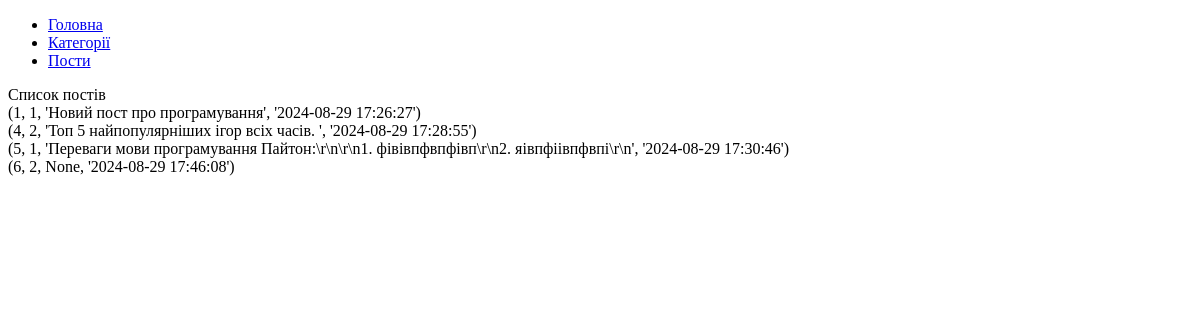
Page /posts on the earlier database version.
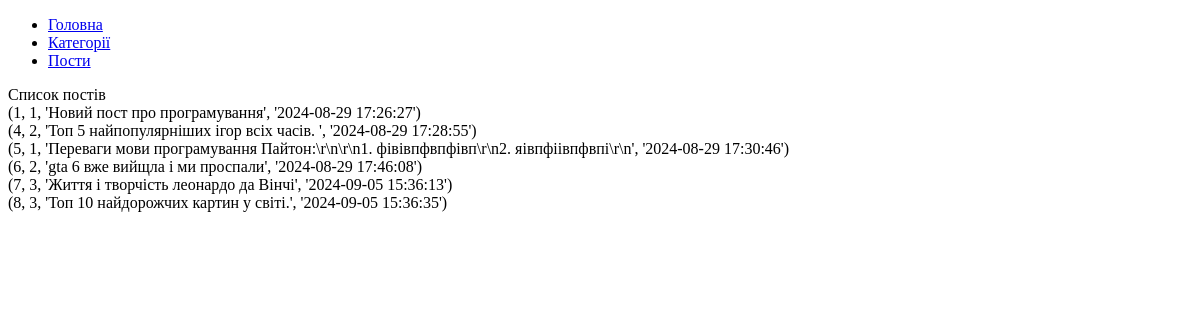
Same page on the later database version.
### tables this page shows
CREATE TABLE post(
	post_id INTEGER PRIMARY KEY AUTOINCREMENT,
	category_id INTEGER, 
	text TEXT,
	datetime TEXT NOT NULL DEFAULT CURRENT_TIMESTAMP,
	
	FOREIGN KEY (category_id) REFERENCES category(category_id)
);

### main.py (the view)
@app.route("/posts")
def post_list():
    return render_template("post_list.html",
                           post_list=db.getPosts())

### db.py (called while the page is built)
def open():
    global conn, cursor
    conn = sqlite3.connect(db_name)
    cursor = conn.cursor()

def close():
    cursor.close()
    conn.close()

def getPosts():
    open()
    cursor.execute("SELECT * FROM post")
    res = cursor.fetchall()
    close()
    return res

### templates/post_list.html
{% extends 'base.html' %}
{% block content %}
    Список постів
    {% for p in post_list %}
        <div>
            {{p}}
        </div>
    {% endfor %}
{% endblock %}

### templates/base.html (shortened to what this page needs)
<!DOCTYPE html>
<html lang="en">
<head>
</head>
<body>
    {% include 'menu.html' %}
    {% block content %}{% endblock %}
</body>
</html>

### templates/menu.html
<nav>
    <ul>
        <li>
            <a href="/">
                Головна
            </a>
        </li>
        <li>
            <a href="/categories">
                Категорії
            </a>
        </li>
        <li>
            <a href="/posts">
                Пости
            </a>
        </li>
    </ul>
</nav>

Differences in the rows shown:
changed post (number 4 of 6 on the later page): p "(6, 2, None, '2024-08-29 17:46:08')" → "(6, 2, 'gta 6 вже вийщла і ми проспали', '2024-08-29 17:46:08')"
added post: p "(7, 3, 'Життя і творчість леонардо да Вінчі', '2024-09-05 15:36:13')"
added post: p "(8, 3, 'Топ 10 найдорожчих картин у світі.', '2024-09-05 15:36:35')"
